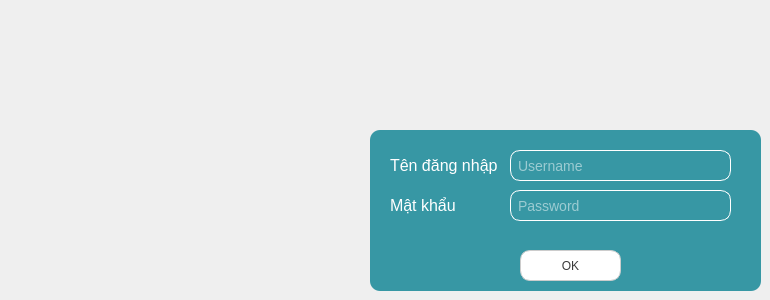
    <widget class="QWidget" name="login_page">
     <widget class="QWidget" name="widget_8" native="true">
      <property name="geometry">
       <rect>
        <x>370</x>
        <y>130</y>
        <width>391</width>
        <height>161</height>
       </rect>
      </property>
      <property name="styleSheet">
       <string notr="true">background-color: #3797a4;
border-radius: 10px;</string>
      </property>
      <widget class="QLabel" name="notify_label_5">
       <property name="geometry">
        <rect>
         <x>20</x>
         <y>10</y>
         <width>111</width>
         <height>51</height>
        </rect>
       </property>
       <property name="styleSheet">
        <string notr="true">font-size: 16px;
color: white;
border-radius: 10px;</string>
       </property>
       <property name="text">
        <string>Tên đăng nhập</string>
       </property>
       <property name="alignment">
        <set>Qt::AlignLeading|Qt::AlignLeft|Qt::AlignVCenter</set>
       </property>
      </widget>
      <widget class="QPushButton" name="login_ok_btn">
       <property name="geometry">
        <rect>
         <x>150</x>
         <y>120</y>
         <width>101</width>
         <height>31</height>
        </rect>
       </property>
       <property name="cursor">
        <cursorShape>PointingHandCursor</cursorShape>
       </property>
       <property name="styleSheet">
        <string notr="true">QPushButton{
	border: 1px solid #ccc;
	background-color: white;
	font-size: 12px;
	color: #3b3b3b;
}
QPushButton:hover{
	background-color: #ccc;
}</string>
       </property>
       <property name="text">
        <string>OK</string>
       </property>
      </widget>
      <widget class="QLineEdit" name="username_input">
       <property name="geometry">
        <rect>
         <x>140</x>
         <y>20</y>
         <width>221</width>
         <height>31</height>
        </rect>
       </property>
       <property name="styleSheet">
        <string notr="true">border: 1px solid white;
border-radius: 10px;
font-size: 14px;
color:  white;
padding: 5px;</string>
       </property>
       <property name="maxLength">
        <number>20</number>
       </property>
       <property name="placeholderText">
        <string>Username</string>
       </property>
      </widget>
      <widget class="QLabel" name="notify_label_6">
       <property name="geometry">
        <rect>
         <x>20</x>
         <y>50</y>
         <width>81</width>
         <height>51</height>
        </rect>
       </property>
       <property name="styleSheet">
        <string notr="true">font-size: 16px;
color: white;
border-radius: 10px;</string>
       </property>
       <property name="text">
        <string>Mật khẩu</string>
       </property>
       <property name="alignment">
        <set>Qt::AlignLeading|Qt::AlignLeft|Qt::AlignVCenter</set>
       </property>
      </widget>
      <widget class="QLineEdit" name="password_input">
       <property name="geometry">
        <rect>
         <x>140</x>
         <y>60</y>
         <width>221</width>
         <height>31</height>
        </rect>
       </property>
       <property name="styleSheet">
        <string notr="true">border: 1px solid white;
border-radius: 10px;
font-size: 14px;
color:  white;
padding: 5px;</string>
       </property>
       <property name="maxLength">
        <number>20</number>
       </property>
       <property name="echoMode">
        <enum>QLineEdit::Password</enum>
       </property>
       <property name="placeholderText">
        <string>Password</string>
       </property>
      </widget>
      <widget class="QLabel" name="login_label">
       <property name="geometry">
        <rect>
         <x>120</x>
         <y>100</y>
         <width>171</width>
         <height>20</height>
        </rect>
       </property>
       <property name="styleSheet">
        <string notr="true">color: rgb(255, 170, 114);</string>
       </property>
       <property name="text">
        <string/>
       </property>
       <property name="alignment">
        <set>Qt::AlignCenter</set>
       </property>
      </widget>
     </widget>
    </widget>
